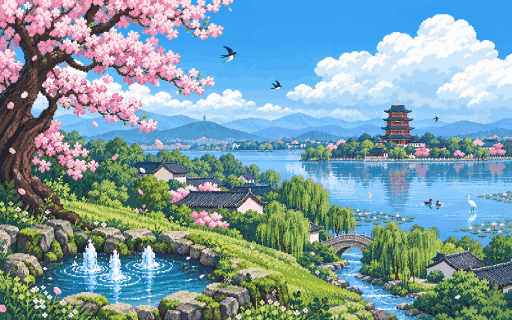
#> input picture handoff/assets/reference-original-512x320.png, 512 x 320 px
$ python erase-sprites.py ../handoff/assets/reference-original-512x320.png
#> lines starting #> are read from the running program, lines starting #| are printed output that depends on the picture
"""Paint the animals and loose petals out of the pixel map, so they can come
back as animated sprites.

Each box below holds one thing to remove. Inside a box, a pixel is erased
unless its colour is common on the box's border (the border is the
background around the thing). In petal boxes pink is always erased, even
where the border is pink too. Erased pixels are filled from the outside in,
each taking the most common colour among its already-filled neighbours.

Usage: python3 tools/erase-sprites.py public/reference/baotu-512x320.png
"""
import colorsys
import sys
from collections import Counter
from PIL import Image

BOXES = {
    # birds in the sky
    'swallow-1': (210, 40, 243, 65),
    'swallow-2': (263, 75, 289, 97),
    'swallow-3': (426, 111, 441, 124),
    # loose petals
    'petal-trunk-1': (29, 51, 40, 62),
    'petal-trunk-2': (20, 89, 31, 100),
    'petal-trunk-3': (4, 100, 16, 110),
    'petal-mountain': (89, 117, 101, 128),
    'petal-shore': (152, 136, 165, 149),
    'petal-edge': (5, 143, 16, 154),
    'petal-trunk-4': (15, 185, 28, 195),
    'petal-house': (135, 163, 148, 175),
    'petal-slope-1': (135, 186, 144, 195),
    'petal-slope-2': (132, 200, 152, 213),
    'petal-pool-1': (183, 260, 193, 270),
    'petal-pool-2': (228, 256, 240, 268),
    'petal-lake': (364, 188, 375, 199),
    'petal-far-trees': (111, 153, 121, 162),
    'petal-slope-3': (247, 242, 258, 253),
    'petal-slope-4': (308, 248, 319, 259),
    'petal-pool-3': (197, 271, 208, 282),
    'petal-bank': (453, 292, 464, 303),
    # lake birds and their reflections
    'ducks': (421, 197, 449, 211),
    'egret': (459, 190, 481, 232),
}

path = sys.argv[1]
im = Image.open(path)
#> im is the input picture: PIL image 512x320 P; mean R, G, B 125.1, 156.2, 166.2
px = im.load()
w, h = im.size
#> w = 512; h = 320
pal = im.getpalette()
#> pal = 216 values, max 252 at index 0, min 26 at index 171, mean 149.5


def pink(c):
    hu, s, v = colorsys.rgb_to_hsv(*(k / 255 for k in pal[c * 3:c * 3 + 3]))
    return (hu > 0.85 or hu < 0.05) and s > 0.08 and v > 0.6


for name, (x0, y0, x1, y1) in BOXES.items():
    border = Counter()
    for x in range(x0, x1 + 1):
        border[px[x, y0]] += 1
        border[px[x, y1]] += 1
    for y in range(y0, y1 + 1):
        border[px[x0, y]] += 1
        border[px[x1, y]] += 1
    total = sum(border.values())
    bg = {c for c, k in border.items() if k >= 0.08 * total}
    keep = (lambda c: c in bg and not pink(c)) if name.startswith('petal') else (lambda c: c in bg)
    hole = {(x, y) for y in range(y0 + 1, y1) for x in range(x0 + 1, x1) if not keep(px[x, y])}
    while hole:
        ring = []
        for (x, y) in hole:
            near = Counter(px[x + dx, y + dy] for dx in (-1, 0, 1) for dy in (-1, 0, 1)
                           if (dx or dy) and (x + dx, y + dy) not in hole)
            if near:
                ring.append(((x, y), near.most_common(1)[0][0]))
        for (p, c) in ring:
            px[p] = c
            hole.discard(p)
    print(name, 'erased')
#> this loop made 23 passes

im.save(path, optimize=True)
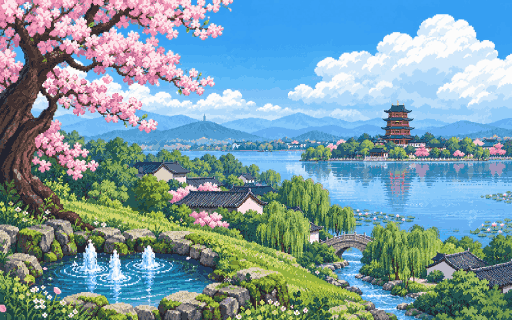
#> saved as reference-original-512x320.png: PIL image 512x320 P; mean R, G, B 124.6, 156.1, 166.2
